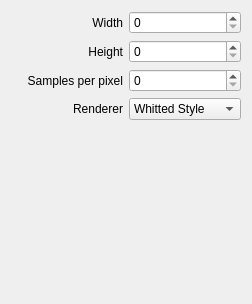
<?xml version="1.0" encoding="UTF-8"?>
<ui version="4.0">
 <class>RenderSettingsWindow</class>
 <widget class="QWidget" name="RenderSettingsWindow">
  <property name="geometry">
   <rect>
    <x>0</x>
    <y>0</y>
    <width>252</width>
    <height>304</height>
   </rect>
  </property>
  <property name="windowTitle">
   <string>Form</string>
  </property>
  <layout class="QGridLayout" name="gridLayout">
   <item row="0" column="0">
    <widget class="QLabel" name="label">
     <property name="text">
      <string>Width</string>
     </property>
     <property name="alignment">
      <set>Qt::AlignRight|Qt::AlignTrailing|Qt::AlignVCenter</set>
     </property>
    </widget>
   </item>
   <item row="0" column="1">
    <widget class="QSpinBox" name="spinBox"/>
   </item>
   <item row="1" column="0">
    <widget class="QLabel" name="label_2">
     <property name="text">
      <string>Height</string>
     </property>
     <property name="alignment">
      <set>Qt::AlignRight|Qt::AlignTrailing|Qt::AlignVCenter</set>
     </property>
    </widget>
   </item>
   <item row="1" column="1">
    <widget class="QSpinBox" name="spinBox_2"/>
   </item>
   <item row="2" column="0">
    <widget class="QLabel" name="label_3">
     <property name="text">
      <string>Samples per pixel</string>
     </property>
     <property name="alignment">
      <set>Qt::AlignRight|Qt::AlignTrailing|Qt::AlignVCenter</set>
     </property>
    </widget>
   </item>
   <item row="2" column="1">
    <widget class="QSpinBox" name="spinBox_3"/>
   </item>
   <item row="3" column="0">
    <widget class="QLabel" name="label_4">
     <property name="text">
      <string>Renderer</string>
     </property>
     <property name="alignment">
      <set>Qt::AlignRight|Qt::AlignTrailing|Qt::AlignVCenter</set>
     </property>
    </widget>
   </item>
   <item row="3" column="1">
    <widget class="QComboBox" name="comboBox">
     <item>
      <property name="text">
       <string extracomment="fast, no global illumination">Whitted Style</string>
      </property>
     </item>
     <item>
      <property name="text">
       <string extracomment="slow, but 'does' global illumination">Path Tracing</string>
      </property>
     </item>
    </widget>
   </item>
   <item row="4" column="1">
    <spacer name="verticalSpacer">
     <property name="orientation">
      <enum>Qt::Vertical</enum>
     </property>
     <property name="sizeHint" stdset="0">
      <size>
       <width>20</width>
       <height>40</height>
      </size>
     </property>
    </spacer>
   </item>
  </layout>
 </widget>
 <resources/>
 <connections/>
</ui>
